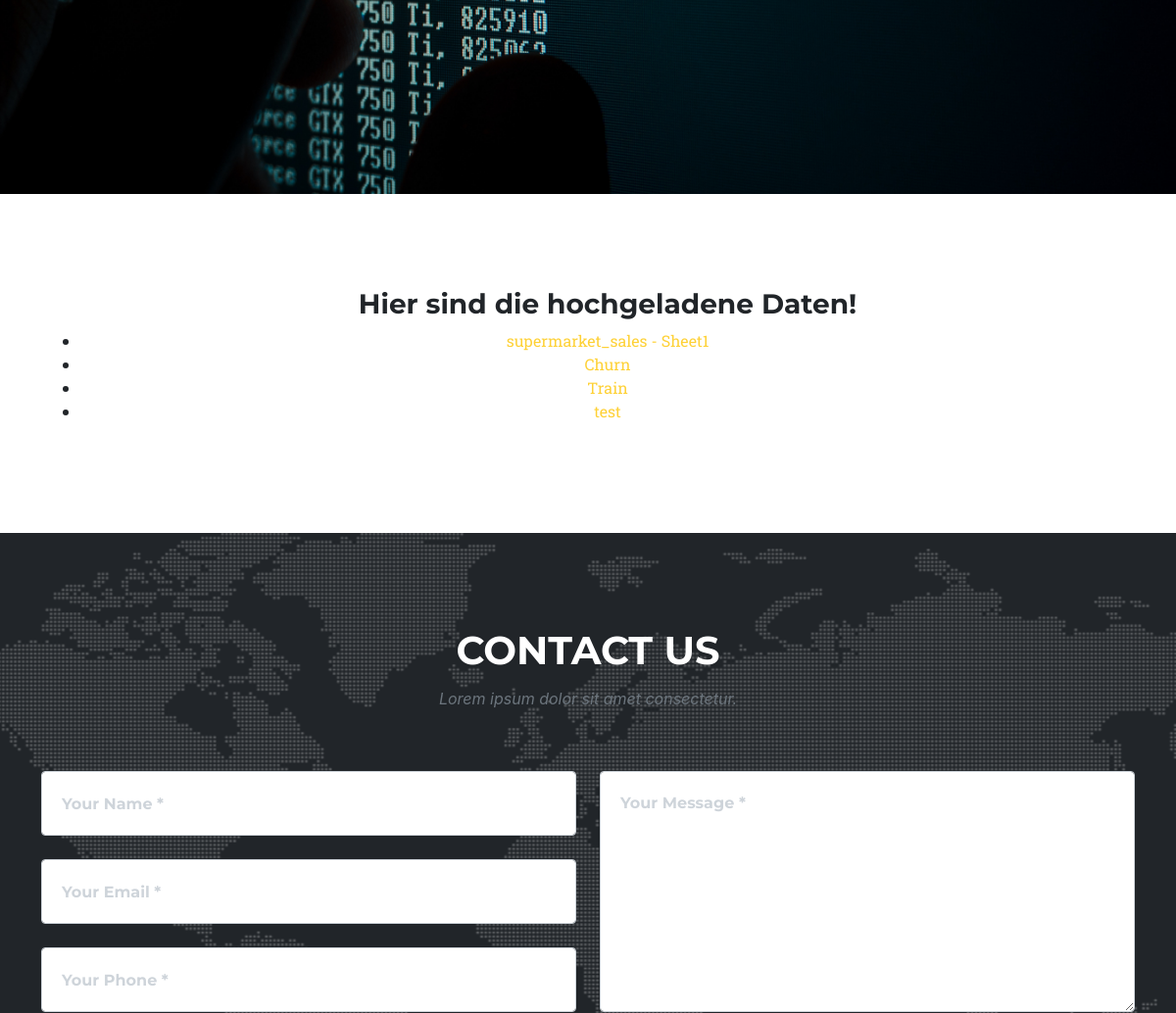
The app's page /datein/ (middle part), older data.
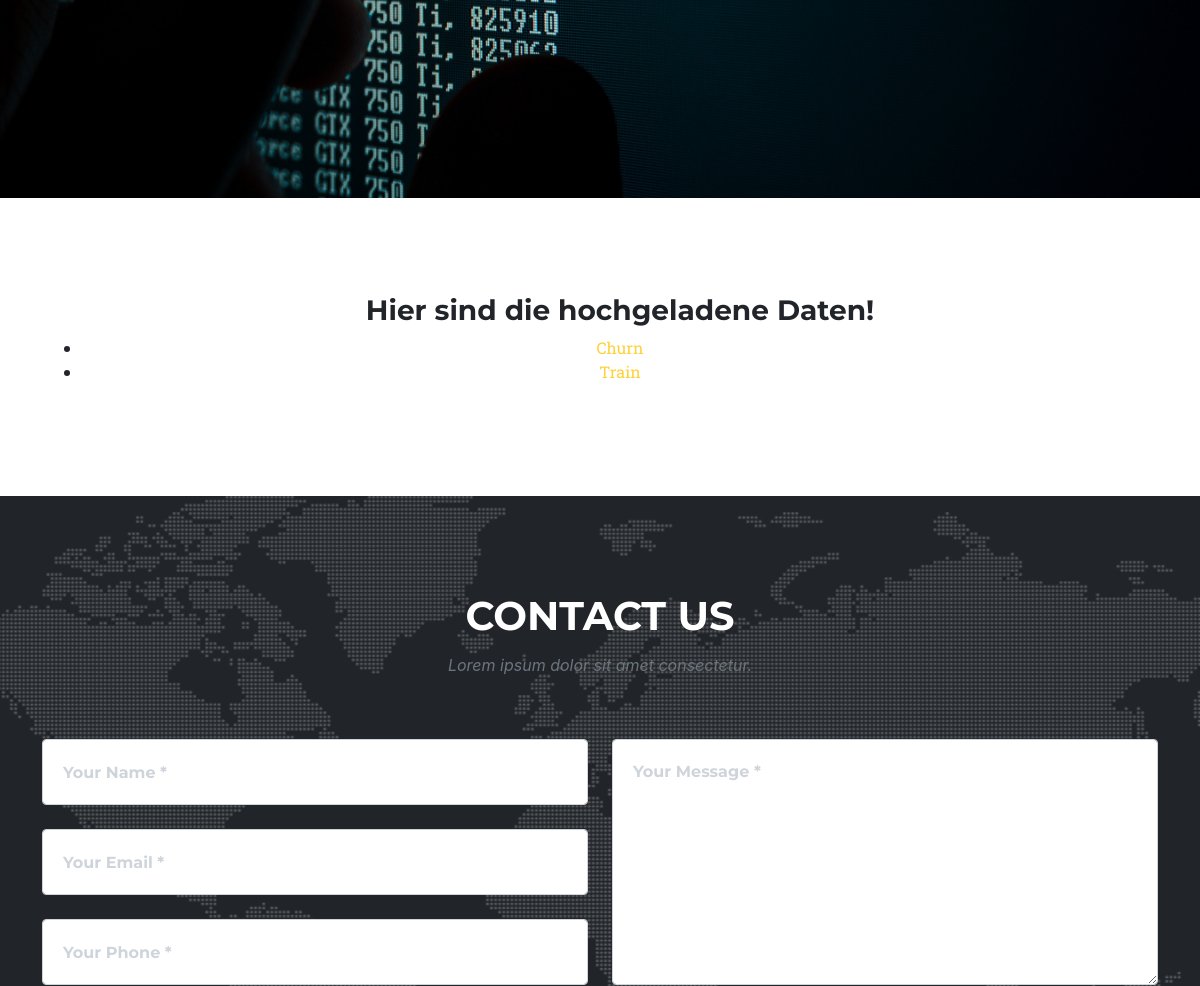
The same page, newer data.
### datein/models.py (models this page shows, shortened)
class Dataset(models.Model):
    name = models.TextField(null=False)
    file_name = models.CharField(max_length=255)
    information = models.TextField(null=False)

### datein/views.py (the view)
# urls.py: path('', views.index, name='index'),
def index(request):
    data = Dataset.objects.all().values('id', 'name')
    context = dict(data=data)
    return render(request, 'datein/index.html', context)

### datein/templates/datein/index.html (shortened to what this page needs)
<!DOCTYPE html>
<html lang="en">
    <head>
        {% load static %}
        <link href="{% static 'Boostrap/css/styles.css' %}" rel="stylesheet">
        <link href= "{%static 'css/base.css'%}" rel= "stylesheet">
    </head>
    <body id="page-top">
        <header class="masthead">
        </header>
        <section class="page-section" id="services">
            <div class="container">
                <div class="text-center">
                   <div id=" inf_bag">
                    <ul>
                        <h3>Hier sind die hochgeladene Daten! </h3>
                    {% for d in data %}
                       <li><a href="detail/{{d.id}}">{{d.name}}</a></li>
                    {% endfor %}
                    </ul>
                   </div>
                </div>
            </div>
        </section>
        <section class="page-section" id="contact">
            <div class="container">
                <div class="text-center">
                    <h2 class="section-heading text-uppercase">Contact Us</h2>
                    <h3 class="section-subheading text-muted">Lorem ipsum dolor sit amet consectetur.</h3>
                </div>
                <form id="contactForm" name="sentMessage" novalidate="novalidate">
                    <div class="row align-items-stretch mb-5">
                        <div class="col-md-6">
                            <div class="form-group">
                                <input class="form-control" id="name" type="text" placeholder="Your Name *" required="required" data-validation-required-message="Please enter your name." />
                            </div>
                            <div class="form-group">
                                <input class="form-control" id="email" type="email" placeholder="Your Email *" required="required" data-validation-required-message="Please enter your email address." />
                            </div>
                            <div class="form-group mb-md-0">
                                <input class="form-control" id="phone" type="tel" placeholder="Your Phone *" required="required" data-validation-required-message="Please enter your phone number." />
                            </div>
                        </div>
                        <div class="col-md-6">
                            <div class="form-group form-group-textarea mb-md-0">
                                <textarea class="form-control" id="message" placeholder="Your Message *" required="required" data-validation-required-message="Please enter a message."></textarea>
                            </div>
                        </div>
                    </div>
                </form>
            </div>
        </section>
    </body>
</html>

Row changes from the older to the newer data that the page shows:
removed Dataset: name "supermarket_sales - Sheet1"
removed Dataset: name "test"
